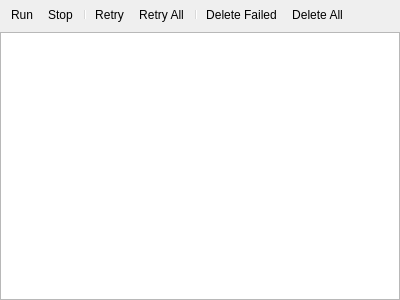
<?xml version="1.0" encoding="UTF-8"?>
<ui version="4.0">
 <class>FileTransferPane</class>
 <widget class="QWidget" name="FileTransferPane">
  <property name="geometry">
   <rect>
    <x>0</x>
    <y>0</y>
    <width>400</width>
    <height>300</height>
   </rect>
  </property>
  <property name="windowTitle">
   <string>Form</string>
  </property>
  <layout class="QVBoxLayout" name="verticalLayout">
   <property name="spacing">
    <number>3</number>
   </property>
   <property name="leftMargin">
    <number>0</number>
   </property>
   <property name="topMargin">
    <number>0</number>
   </property>
   <property name="rightMargin">
    <number>0</number>
   </property>
   <property name="bottomMargin">
    <number>0</number>
   </property>
   <item>
    <widget class="QToolBar" name="toolBar">
     <property name="movable">
      <bool>false</bool>
     </property>
     <property name="iconSize">
      <size>
       <width>16</width>
       <height>16</height>
      </size>
     </property>
     <addaction name="actionRun"/>
     <addaction name="actionStop"/>
     <addaction name="separator"/>
     <addaction name="actionRetry"/>
     <addaction name="actionRetry_All"/>
     <addaction name="separator"/>
     <addaction name="actionDelete_Failed"/>
     <addaction name="actionDelete_All"/>
    </widget>
   </item>
   <item>
    <widget class="QTreeView" name="treeView"/>
   </item>
  </layout>
  <action name="actionRun">
   <property name="icon">
    <iconset resource="../../r.qrc">
     <normaloff>:/Resource/icons/Run_16x.svg</normaloff>:/Resource/icons/Run_16x.svg</iconset>
   </property>
   <property name="text">
    <string>Run</string>
   </property>
  </action>
  <action name="actionStop">
   <property name="icon">
    <iconset resource="../../r.qrc">
     <normaloff>:/Resource/icons/Stop_16x.svg</normaloff>:/Resource/icons/Stop_16x.svg</iconset>
   </property>
   <property name="text">
    <string>Stop</string>
   </property>
  </action>
  <action name="actionDelete">
   <property name="icon">
    <iconset resource="../../r.qrc">
     <normaloff>:/Resource/icons/DeleteAllRows_16x.svg</normaloff>:/Resource/icons/DeleteAllRows_16x.svg</iconset>
   </property>
   <property name="text">
    <string>Delete</string>
   </property>
  </action>
  <action name="actionRetry">
   <property name="icon">
    <iconset resource="../../r.qrc">
     <normaloff>:/Resource/icons/CloudRefresh_16x.svg</normaloff>:/Resource/icons/CloudRefresh_16x.svg</iconset>
   </property>
   <property name="text">
    <string>Retry</string>
   </property>
  </action>
  <action name="actionRetry_All">
   <property name="icon">
    <iconset resource="../../r.qrc">
     <normaloff>:/Resource/icons/CloudStagingRefresh_16x.svg</normaloff>:/Resource/icons/CloudStagingRefresh_16x.svg</iconset>
   </property>
   <property name="text">
    <string>Retry All</string>
   </property>
  </action>
  <action name="actionDelete_All">
   <property name="icon">
    <iconset resource="../../r.qrc">
     <normaloff>:/Resource/icons/Cancel_16x.svg</normaloff>:/Resource/icons/Cancel_16x.svg</iconset>
   </property>
   <property name="text">
    <string>Delete All</string>
   </property>
   <property name="toolTip">
    <string>Delete All</string>
   </property>
  </action>
  <action name="actionDelete_Failed">
   <property name="icon">
    <iconset resource="../../r.qrc">
     <normaloff>:/Resource/icons/TestCoveredException_16x.svg</normaloff>:/Resource/icons/TestCoveredException_16x.svg</iconset>
   </property>
   <property name="text">
    <string>Delete Failed</string>
   </property>
  </action>
 </widget>
 <resources>
  <include location="../../r.qrc"/>
 </resources>
 <connections/>
</ui>
